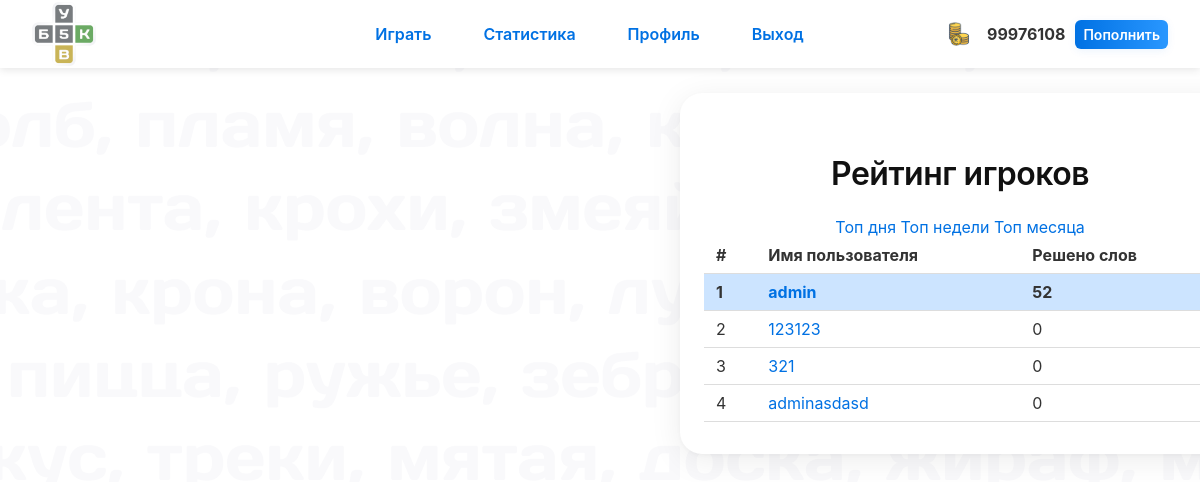
The page /statistics?period=week (signed in) on the database its author committed.
### app.py (models this page shows, shortened)
class User(UserMixin, db.Model):
    id = db.Column(db.Integer, primary_key=True)
    username = db.Column(db.String(50), unique=True, nullable=False)
    password_hash = db.Column(db.String(128), nullable=False)
    solved_count = db.Column(db.Integer, default=0)
    total_errors = db.Column(db.Integer, default=0)  # Общее количество
    solved_day = db.Column(db.Integer, default=0)
    solved_week = db.Column(db.Integer, default=0)
    solved_month = db.Column(db.Integer, default=0)
    stats_updated_at = db.Column(db.DateTime, default=datetime.utcnow)
    avatar_url = db.Column(db.String(255), nullable=True)
    coin_balance = db.Column(db.Integer, default=0)
    win_streak = db.Column(db.Integer, default=0)

### app.py (the view)
@app.route('/statistics')
@login_required
def statistics():
    period = request.args.get('period', 'month')
    if period not in ['day', 'week', 'month']:
        period = 'month'
    if period == 'day':
        users = User.query.order_by(User.solved_day.desc()).all()
    elif period == 'week':
        users = User.query.order_by(User.solved_week.desc()).all()
    else:
        users = User.query.order_by(User.solved_month.desc()).all()
    return render_template('statistics.html', users=users, period=period)

### app.py (called while the page is built)
@login_manager.user_loader
def load_user(user_id):
    return User.query.get(int(user_id))

@app.context_processor
def inject_balance():
    if current_user.is_authenticated:
        return {'coin_balance': current_user.coin_balance}
    return {'coin_balance': None}

### templates/statistics.html (shortened to what this page needs)
{% extends "base.html" %}
{% block body %}
<div class="page-container">
<main class="container" role="main" aria-label="Таблица лидеров">
  <h1>Рейтинг игроков</h1>
  <nav class="stats-tabs" role="tablist" aria-label="Период рейтинга">
    <a href="{{ url_for('statistics', period='day') }}" class="tab {% if period == 'day' %}active{% endif %}" role="tab" aria-selected="{{ 'true' if period == 'day' else 'false' }}">Топ дня</a>
    <a href="{{ url_for('statistics', period='week') }}" class="tab {% if period == 'week' %}active{% endif %}" role="tab" aria-selected="{{ 'true' if period == 'week' else 'false' }}">Топ недели</a>
    <a href="{{ url_for('statistics', period='month') }}" class="tab {% if period == 'month' %}active{% endif %}" role="tab" aria-selected="{{ 'true' if period == 'month' else 'false' }}">Топ месяца</a>
  </nav>
  <table class="leaderboard" role="table" aria-label="Таблица лидеров">
    <thead>
      <tr>
        <th scope="col">#</th>
        <th scope="col">Имя пользователя</th>
        <th scope="col">Решено слов</th>
      </tr>
    </thead>
    <tbody>
      {% for user in users %}
      <tr {% if user.id == current_user.id %}class="current-user"{% endif %}>
        <td>{{ loop.index }}</td>
        <td><a href="{{ url_for('profile_view', user_id=user.id) }}">{{ user.username }}</a></td>
        <td>
          {% if period == 'day' %}
            {{ user.solved_day }}
          {% elif period == 'week' %}
            {{ user.solved_week }}
          {% else %}
            {{ user.solved_month }}
          {% endif %}
        </td>
      </tr>
      {% else %}
      <tr><td colspan="3">Нет данных</td></tr>
      {% endfor %}
    </tbody>
  </table>
</div>
{% endblock %}

### templates/base.html (shortened to what this page needs)
<!DOCTYPE html>
<html lang="ru">
<head>
  <link rel="stylesheet" href="{{ url_for('static', filename='style.css') }}" />
</head>
<body>
<header class="site-header">
<nav class="nav-container" role="navigation" aria-label="Главное меню">
  <div style="width: 200px;">
    <div class="nav-logo" style="text-decoration: none;">
      <img src="{{ url_for('static', filename='logo.png') }}" alt="Логотип 5 Букв" />
    </div>
  </div>
  <ul id="primary-navigation" class="nav-list">
    <li><a href="{{ url_for('home') }}">Играть</a></li>
    <li><a href="{{ url_for('statistics') }}">Статистика</a></li>
    {% if current_user.is_authenticated %}
      <li><a href="{{ url_for('profile') }}">Профиль</a></li>
      <li><a href="{{ url_for('logout') }}">Выход</a></li>
    {% else %}
      <li><a href="{{ url_for('register') }}">Регистрация</a></li>
      <li><a href="{{ url_for('login') }}">Войти</a></li>
    {% endif %}
  </ul>
  <div class="balance">
    {% if coin_balance is not none %}
      <img src="{{ url_for('static', filename='coin.png') }}" alt="Монетки" />
      <strong>{{ coin_balance }}</strong>
      <a href="{{ url_for('buy_coins') }}" class="btn btn-small">Пополнить</a>
    {% endif %}
  </div>
</nav>
</header>
  {% block body %}{% endblock %}
</body>
</html>

### static/style.css (style rules this page uses)
html, body { height: 100%; overflow-y: auto !important; -webkit-overflow-scrolling: touch; }
body { font-family: -apple-system, BlinkMacSystemFont, "Segoe UI", Roboto, Arial, sans-serif; background-image: url("back.png"); margin: 0; padding: 0; min-height: 100vh; color: #222; overflow: hidden; }
.container { max-width: 560px; width: 95vw; background: #fff; border-radius: 22px; box-shadow: 0 6px 32px rgba(0,0,0,0.08), 0 1.5px 4px rgba(0,0,0,0.03); padding: 40px 24px 32px 24px; display: flex; flex-direction: column; align-items: center; box-sizing: border-box; justify-content: center; }
h1, h2 { font-weight: 600; letter-spacing: -0.5px; margin-bottom: 24px; color: #111; }
.btn { background: linear-gradient(90deg, #0071e3 0%, #2997ff 100%); color: #fff; border: none; padding: 12px 0; border-radius: 12px; font-size: 17px; font-weight: 600; cursor: pointer; box-shadow: 0 2px 8px rgba(0,113,227,0.08); transition: background 0.2s, box-shadow 0.2s; width: 100%; user-select: none; }
.site-header { width: 100%; background-color: #fff; box-shadow: 0 2px 8px rgba(0,0,0,0.1); padding: 0; position: sticky; top: 0; z-index: 1000; }
.nav-container { display: flex; align-items: center; justify-content: space-between; max-width: 100%; margin: 0 auto; padding: 0 32px; min-height: 68px; }
.nav-list { display: flex; align-items: center; gap: 28px; list-style: none; margin: 0; padding: 0; flex: 1; justify-content: center; }
.nav-list li { display: flex; align-items: center; }
.nav-list a { text-decoration: none; color: #0071e3; font-weight: 600; font-size: 16px; padding: 8px 12px; border-radius: 8px; transition: background-color 0.2s ease; }
.nav-logo img { height: 64px; width: auto; display: block; }
.leaderboard { width: 100%; border-collapse: collapse; text-align: left; }
.leaderboard th, .leaderboard td { padding: 8px 12px; border-bottom: 1px solid #ddd; font-size: 16px; color: #333; }
.leaderboard tr.current-user { background-color: #cce4ff; font-weight: 700; color: #0071e3; }
.page-container { display: flex; justify-content: center; box-sizing: border-box; width: 1920px; align-items: start; min-height: 100vh; margin: 25px auto 60px auto; gap: 25px; }
.leaderboard th, .leaderboard td { padding: 8px 12px; border-bottom: 1px solid #ddd; font-size: 16px; color: #333; word-wrap: break-word; }
a { color: #0071e3; text-decoration: none; }
.balance { font-weight: 600; font-size: 16px; color: #333; line-height: 1.5; display: flex; align-items: center; gap: 10px; }
.balance .btn-small { font-size: 14px; padding: 4px 8px; text-decoration: none; background-color: #0071e3; color: white; border-radius: 6px; }
.balance img { vertical-align: middle; width: 24px; height: 24px; margin-right: 6px; }
.btn-small { background-color: #0071e3; color: white; padding: 8px 16px; border-radius: 6px; border: none; cursor: pointer; font-weight: 600; font-size: 14px; transition: background-color 0.2s ease; user-select: none; }

### rows shown on the page
User: coin_balance "99976108", username "admin", solved_week "52"
User: username "123123", solved_week "0"
User: username "321", solved_week "0"
User: username "adminasdasd", solved_week "0"
